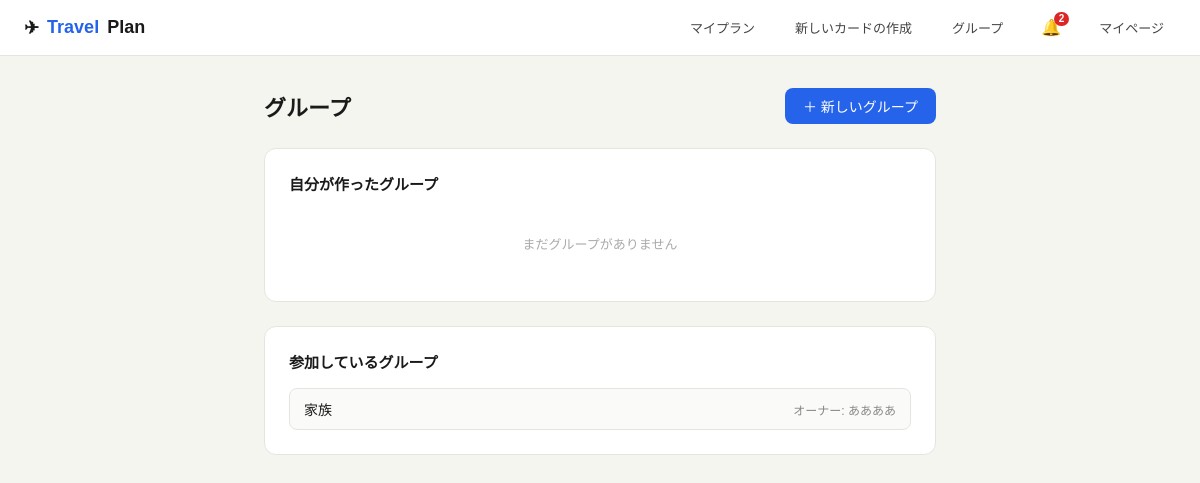
Before: /groups/ (signed in) with the older database file.
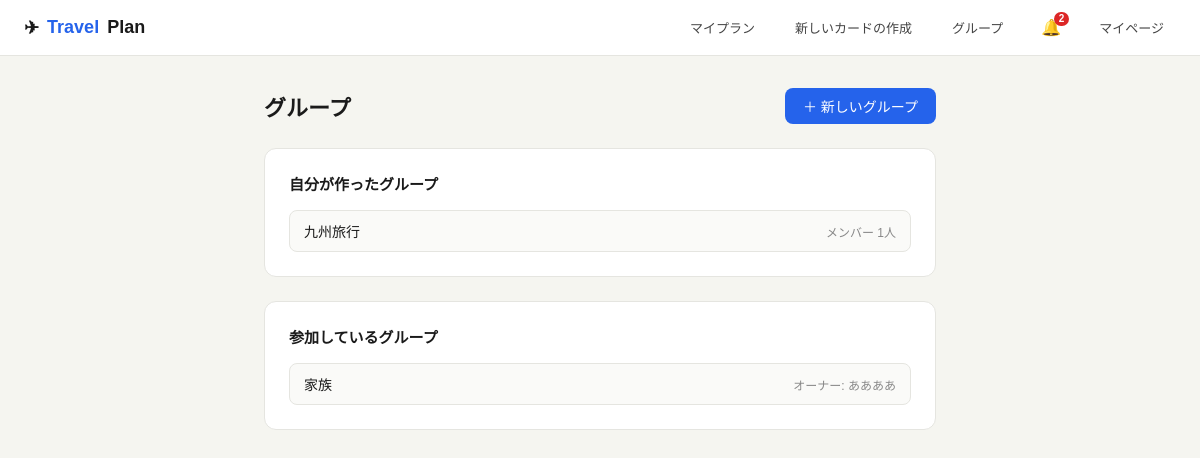
After: the same page with the newer database file.
### travel/models.py (models this page shows, shortened)
class Group(models.Model):
    name = models.CharField(max_length=100)
    owner = models.ForeignKey(User, on_delete=models.CASCADE, related_name='owned_groups')
    members = models.ManyToManyField(User, related_name='travel_groups', blank=True)
    created_at = models.DateTimeField(auto_now_add=True)
    class Meta:
        ordering = ['name']

### travel/views.py (the view)
# urls.py: path('groups/', views.group_list, name='group_list'),
@login_required
def group_list(request):
    owned_groups = Group.objects.filter(owner=request.user)
    joined_groups = Group.objects.filter(members=request.user).exclude(owner=request.user)
    return render(request, 'travel/group_list.html', {
        'owned_groups': owned_groups,
        'joined_groups': joined_groups,
    })

### travel/templates/travel/group_list.html (shortened to what this page needs)
{% extends 'travel/base.html' %}
{% block content %}
<div class="container" style="max-width:720px">
  <div style="display:flex;align-items:center;justify-content:space-between;margin-bottom:24px">
    <h1 style="font-size:22px;font-weight:600">グループ</h1>
    <a href="/groups/new/" class="btn btn-primary">＋ 新しいグループ</a>
  </div>
  <div class="card" style="margin-bottom:24px">
    <h2 style="font-size:15px;font-weight:600;margin-bottom:16px">自分が作ったグループ</h2>
    {% if owned_groups %}
    <div style="display:flex;flex-direction:column;gap:8px">
      {% for group in owned_groups %}
      <a href="/groups/{{ group.pk }}/" style="display:flex;align-items:center;gap:10px;padding:10px 14px;border:1px solid #e5e5e0;border-radius:8px;background:#fafaf8;color:inherit">
        <span style="flex:1;font-size:14px;font-weight:500">{{ group.name }}</span>
        <span style="font-size:12px;color:#888">メンバー {{ group.members.count|add:1 }}人</span>
      </a>
      {% endfor %}
    </div>
    {% else %}
    <div style="text-align:center;padding:24px;color:#aaa;font-size:13px">まだグループがありません</div>
    {% endif %}
  </div>
  <div class="card">
    <h2 style="font-size:15px;font-weight:600;margin-bottom:16px">参加しているグループ</h2>
    {% if joined_groups %}
    <div style="display:flex;flex-direction:column;gap:8px">
      {% for group in joined_groups %}
      <a href="/groups/{{ group.pk }}/" style="display:flex;align-items:center;gap:10px;padding:10px 14px;border:1px solid #e5e5e0;border-radius:8px;background:#fafaf8;color:inherit">
        <span style="flex:1;font-size:14px;font-weight:500">{{ group.name }}</span>
        <span style="font-size:12px;color:#888">オーナー: {{ group.owner.username }}</span>
      </a>
      {% endfor %}
    </div>
    {% else %}
    <div style="text-align:center;padding:24px;color:#aaa;font-size:13px">参加しているグループはありません</div>
    {% endif %}
  </div>
</div>
{% endblock %}

Changed rows visible on the page:
added Group: name "九州旅行", members.count|add "1", shown under "自分が作ったグループ"
Other visible differences:
text no longer shown: "まだグループがありません"
